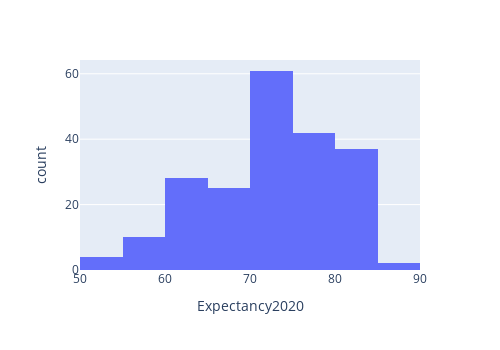

The notebook cell saved with this chart:
### Code cell
# in Plotly, we specify the maximum number of bins, 
# library may choose a lower number to get "nice" bin boundaries
fig = px.histogram(countries, x="Expectancy2020", 
                   nbins=8, width=500, height=350)
fig.show()

### Figure 1 — Plotly figure (JSON) as saved in the notebook; plotly's stock layout.template omitted (floating-point values rounded to 4 significant figures; data arrays with more than 128 entries replaced by an {"elided": "..."} marker saying what was removed)
{"data": [{"alignmentgroup": "True", "bingroup": "x", "hovertemplate": "Expectancy2020=%{x}<br>count=%{y}<extra></extra>", "legendgroup": "", "marker": {"color": "#636efa", "pattern": {"shape": ""}}, "name": "", "nbinsx": 8, "offsetgroup": "", "orientation": "v", "showlegend": false, "type": "histogram", "x": {"elided": "217 float values"}, "xaxis": "x", "yaxis": "y"}], "layout": {"barmode": "relative", "height": 350, "legend": {"tracegroupgap": 0}, "margin": {"t": 60}, "width": 500, "xaxis": {"anchor": "y", "domain": [0, 1], "title": {"text": "Expectancy2020"}}, "yaxis": {"anchor": "x", "domain": [0, 1], "title": {"text": "count"}}}}
